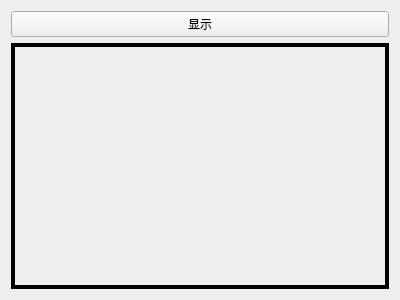
<?xml version="1.0" encoding="UTF-8"?>
<ui version="4.0">
 <class>UserLWidgetsItem</class>
 <widget class="QWidget" name="UserLWidgetsItem">
  <property name="geometry">
   <rect>
    <x>0</x>
    <y>0</y>
    <width>400</width>
    <height>300</height>
   </rect>
  </property>
  <property name="windowTitle">
   <string>Form</string>
  </property>
  <layout class="QVBoxLayout" name="verticalLayout">
   <item>
    <widget class="QPushButton" name="pushButton">
     <property name="text">
      <string>显示</string>
     </property>
    </widget>
   </item>
   <item>
    <widget class="QLabel" name="label">
     <property name="frameShape">
      <enum>QFrame::Panel</enum>
     </property>
     <property name="lineWidth">
      <number>4</number>
     </property>
     <property name="text">
      <string/>
     </property>
    </widget>
   </item>
  </layout>
 </widget>
 <resources/>
 <connections/>
</ui>
